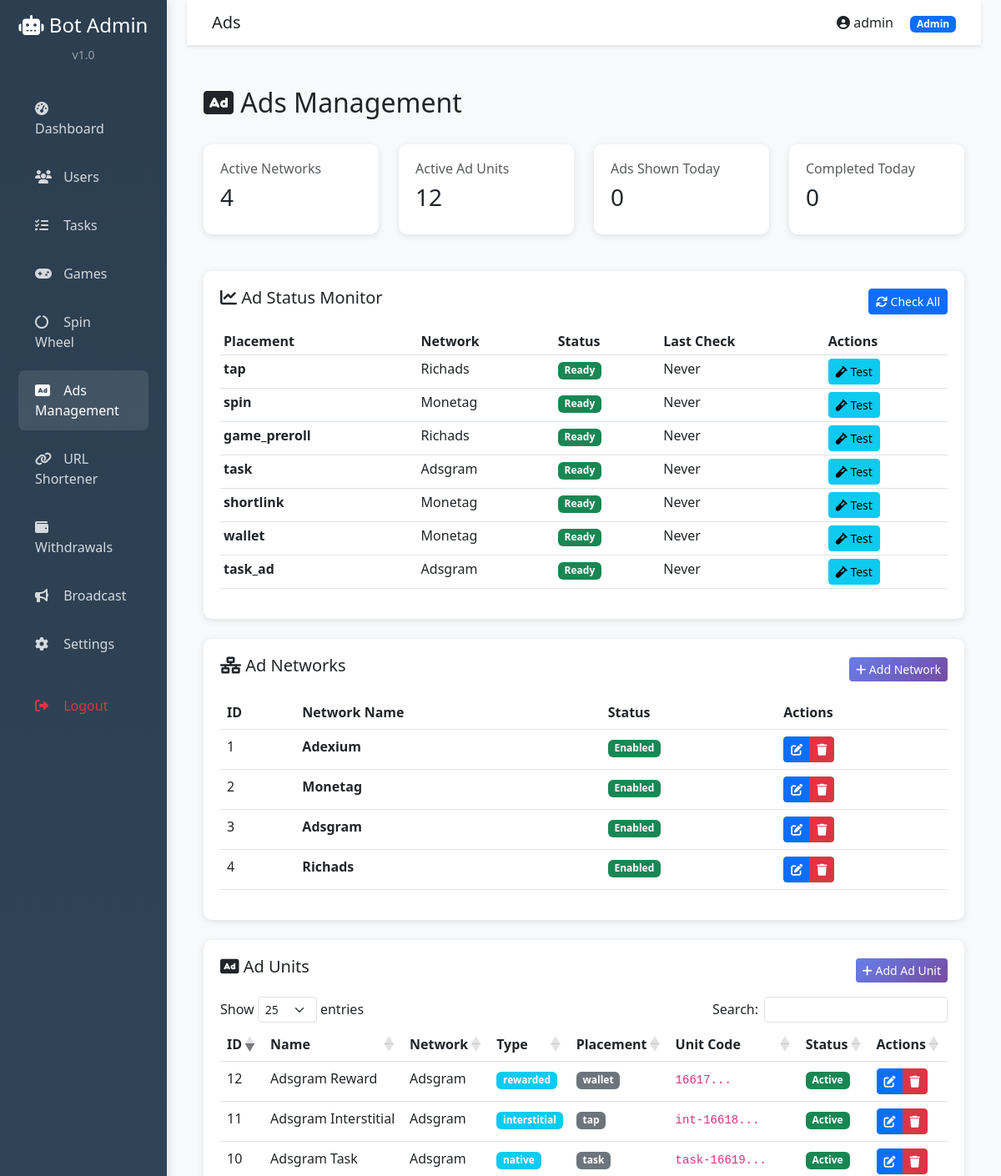
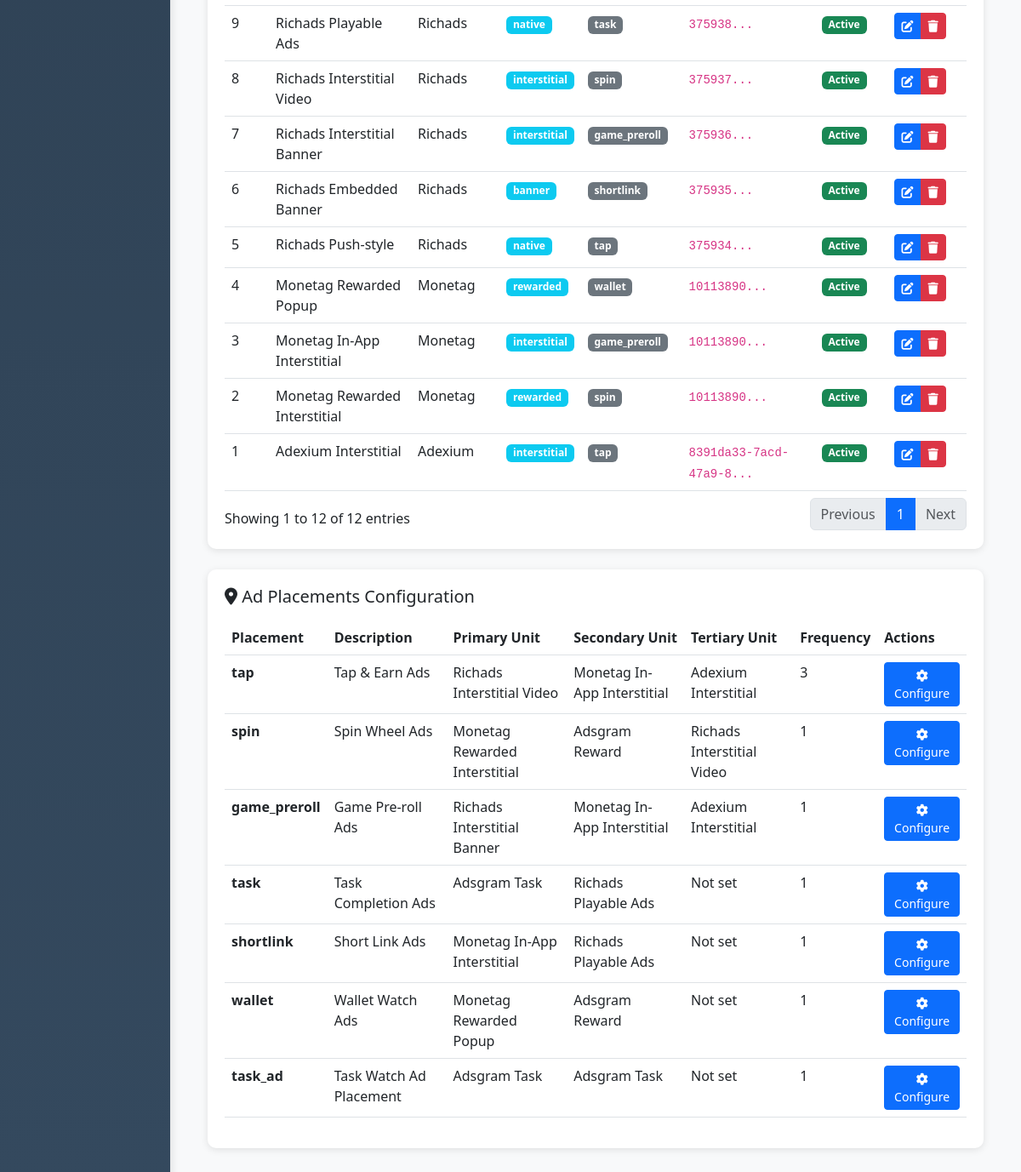
/admin/ads.php (signed in), run on the app's committed database (2 pictures, top to bottom).
### tables this page shows
CREATE TABLE `ad_placements` (
  `id` int(11) NOT NULL,
  `placement_key` varchar(100) NOT NULL,
  `description` varchar(255) DEFAULT NULL,
  `primary_ad_unit_id` int(11) DEFAULT NULL,
  `secondary_ad_unit_id` int(11) DEFAULT NULL,
  `tertiary_ad_unit_id` int(11) DEFAULT NULL,
  `frequency` int(11) DEFAULT 1
);

CREATE TABLE `ad_networks` (
  `id` int(11) NOT NULL,
  `name` varchar(100) NOT NULL,
  `is_enabled` tinyint(1) DEFAULT 1,
  `default_settings` text DEFAULT NULL,
  `created_at` timestamp NULL DEFAULT current_timestamp()
);

CREATE TABLE `ad_units` (
  `id` int(11) NOT NULL,
  `network_id` int(11) NOT NULL,
  `name` varchar(255) NOT NULL,
  `unit_code` varchar(500) NOT NULL,
  `unit_type` varchar(100) NOT NULL,
  `placement_key` varchar(100) DEFAULT NULL,
  `is_active` tinyint(1) DEFAULT 1,
  `created_at` timestamp NULL DEFAULT current_timestamp()
);

### admin/ads.php (the view, shortened to what this page needs)
<?php
require_once 'header.php';
$db = Database::getInstance()->getConnection();
$stmt = $db->query("SELECT * FROM ad_networks ORDER BY id ASC");
$adNetworks = $stmt->fetchAll();
$stmt = $db->query("SELECT au.*, an.name as network_name FROM ad_units au
                    LEFT JOIN ad_networks an ON au.network_id = an.id
                    ORDER BY au.id DESC");
$adUnits = $stmt->fetchAll();
$stmt = $db->query("SELECT ap.*,
                    au1.name as primary_unit_name,
                    au2.name as secondary_unit_name,
                    au3.name as tertiary_unit_name
                    FROM ad_placements ap
                    LEFT JOIN ad_units au1 ON ap.primary_ad_unit_id = au1.id
                    LEFT JOIN ad_units au2 ON ap.secondary_ad_unit_id = au2.id
                    LEFT JOIN ad_units au3 ON ap.tertiary_ad_unit_id = au3.id
                    ORDER BY ap.id ASC");
$adPlacements = $stmt->fetchAll();
$stmt = $db->query("SELECT COUNT(*) FROM ad_networks WHERE is_enabled = 1");
$activeNetworks = $stmt->fetchColumn();
$stmt = $db->query("SELECT COUNT(*) FROM ad_units WHERE is_active = 1");
$activeUnits = $stmt->fetchColumn();
$stmt = $db->query("SELECT COUNT(*) FROM ad_logs WHERE DATE(created_at) = CURDATE()");
$adsToday = $stmt->fetchColumn();
$stmt = $db->query("SELECT COUNT(*) FROM ad_logs WHERE event = 'complete' AND DATE(created_at) = CURDATE()");
$completedToday = $stmt->fetchColumn();
?>
<div class="page-header">
    <h2><i class="fas fa-ad"></i> Ads Management</h2>
</div>
<div class="row mb-4">
    <div class="col-md-3">
        <div class="stat-card">
            <h6 class="text-muted">Active Networks</h6>
            <h3><?php echo number_format($activeNetworks); ?></h3>
        </div>
    </div>
    <div class="col-md-3">
        <div class="stat-card">
            <h6 class="text-muted">Active Ad Units</h6>
            <h3><?php echo number_format($activeUnits); ?></h3>
        </div>
    </div>
    <div class="col-md-3">
        <div class="stat-card">
            <h6 class="text-muted">Ads Shown Today</h6>
            <h3><?php echo number_format($adsToday); ?></h3>
        </div>
    </div>
    <div class="col-md-3">
        <div class="stat-card">
            <h6 class="text-muted">Completed Today</h6>
            <h3><?php echo number_format($completedToday); ?></h3>
        </div>
    </div>
</div>
<div class="stat-card mb-4">
    <div class="d-flex justify-content-between align-items-center mb-3">
        <h5><i class="fas fa-chart-line"></i> Ad Status Monitor</h5>
        <button class="btn btn-sm btn-primary" onclick="checkAllAdStatus()">
            <i class="fas fa-sync"></i> Check All
        </button>
    </div>
    <div id="ad-status-container">
        <div class="table-responsive">
            <table class="table table-sm">
                <thead>
                    <tr>
                        <th>Placement</th>
                        <th>Network</th>
                        <th>Status</th>
                        <th>Last Check</th>
                        <th>Actions</th>
                    </tr>
                </thead>
                <tbody id="ad-status-body">
                    <?php foreach ($adPlacements as $placement): ?>
                        <?php
                        $primaryUnitId = $placement['primary_ad_unit_id'];
                        $status = 'Not Configured';
                        $networkName = 'Not Set';
                        $networkEnabled = false;
                        if ($primaryUnitId) {
                            foreach ($adUnits as $unit) {
                                if ($unit['id'] == $primaryUnitId) {
                                    $networkName = ucfirst($unit['network_name']);
                                    $unitActive = $unit['is_active'] == 1;
                                    foreach ($adNetworks as $network) {
                                        if ($network['id'] == $unit['network_id']) {
                                            $networkEnabled = $network['is_enabled'] == 1;
                                            break;
                                        }
                                    }
                                    if ($unitActive && $networkEnabled) {
                                        $status = 'Ready';
                                    } elseif (!$unitActive) {
                                        $status = 'Unit Inactive';
                                    } elseif (!$networkEnabled) {
                                        $status = 'Network Disabled';
                                    }
                                    break;
                                }
                            }
                        }
                        ?>
                        <tr data-placement="<?php echo $placement['placement_key']; ?>">
                            <td><strong><?php echo htmlspecialchars($placement['placement_key']); ?></strong></td>
                            <td><?php echo htmlspecialchars($networkName); ?></td>
                            <td>
                                <span class="status-badge" data-status="<?php echo strtolower($status); ?>">
                                    <?php if ($status === 'Ready'): ?>
                                        <span class="badge bg-success">Ready</span>
                                    <?php elseif ($status === 'Unit Inactive'): ?>
                                        <span class="badge bg-warning">Unit Inactive</span>
                                    <?php elseif ($status === 'Network Disabled'): ?>
                                        <span class="badge bg-warning">Network Disabled</span>
                                    <?php else: ?>
                                        <span class="badge bg-danger">Not Configured</span>
                                    <?php endif; ?>
                                </span>
                            </td>
                            <td class="last-check-time">Never</td>
                            <td>
                                <?php if ($primaryUnitId): ?>
                                    <button class="btn btn-sm btn-info" onclick="testAdUnit(<?php echo $primaryUnitId; ?>, '<?php echo $placement['placement_key']; ?>')">
                                        <i class="fas fa-vial"></i> Test
                                    </button>
                                <?php endif; ?>
                            </td>
                        </tr>
                    <?php endforeach; ?>
                </tbody>
            </table>
        </div>
    </div>
</div>
<div class="stat-card mb-4">
    <div class="d-flex justify-content-between align-items-center mb-3">
        <h5><i class="fas fa-network-wired"></i> Ad Networks</h5>
        <button class="btn btn-sm btn-gradient" data-bs-toggle="modal" data-bs-target="#addNetworkModal">
            <i class="fas fa-plus"></i> Add Network
        </button>
    </div>
    <div class="table-responsive">
        <table class="table table-hover">
            <thead>
                <tr>
                    <th>ID</th>
                    <th>Network Name</th>
                    <th>Status</th>
                    <th>Actions</th>
                </tr>
            </thead>
            <tbody>
                <?php foreach ($adNetworks as $network): ?>
                <tr>
                    <td><?php echo $network['id']; ?></td>
                    <td><strong><?php echo htmlspecialchars(ucfirst($network['name'])); ?></strong></td>
                    <td>
                        <?php echo $network['is_enabled'] ? '<span class="badge bg-success">Enabled</span>' : '<span class="badge bg-secondary">Disabled</span>'; ?>
                    </td>
                    <td>
                        <div class="btn-group">
                            <button class="btn btn-sm btn-primary" onclick='editNetwork(<?php echo json_encode($network); ?>)'>
                                <i class="fas fa-edit"></i>
                            </button>
                            <button class="btn btn-sm btn-danger" onclick="deleteNetwork(<?php echo $network['id']; ?>)">
                                <i class="fas fa-trash"></i>
                            </button>
                        </div>
                    </td>
                </tr>
                <?php endforeach; ?>
            </tbody>
        </table>
    </div>
</div>
<div class="stat-card mb-4">
    <div class="d-flex justify-content-between align-items-center mb-3">
        <h5><i class="fas fa-rectangle-ad"></i> Ad Units</h5>
        <button class="btn btn-sm btn-gradient" data-bs-toggle="modal" data-bs-target="#addUnitModal">
            <i class="fas fa-plus"></i> Add Ad Unit
        </button>
    </div>
    <div class="table-responsive">
        <table class="table table-hover data-table">
            <thead>
                <tr>
                    <th>ID</th>
                    <th>Name</th>
                    <th>Network</th>
                    <th>Type</th>
                    <th>Placement</th>
                    <th>Unit Code</th>
                    <th>Status</th>
                    <th>Actions</th>
                </tr>
            </thead>
            <tbody>
                <?php foreach ($adUnits as $unit): ?>
                <tr>
                    <td><?php echo $unit['id']; ?></td>
                    <td><?php echo htmlspecialchars($unit['name']); ?></td>
                    <td><?php echo htmlspecialchars(ucfirst($unit['network_name'])); ?></td>
                    <td><span class="badge bg-info"><?php echo htmlspecialchars($unit['unit_type']); ?></span></td>
                    <td><span class="badge bg-secondary"><?php echo htmlspecialchars($unit['placement_key']); ?></span></td>
                    <td><code><?php echo htmlspecialchars(substr($unit['unit_code'], 0, 20)); ?>...</code></td>
                    <td>
                        <?php echo $unit['is_active'] ? '<span class="badge bg-success">Active</span>' : '<span class="badge bg-danger">Inactive</span>'; ?>
                    </td>
                    <td>
                        <div class="btn-group">
                            <button class="btn btn-sm btn-primary" onclick='editUnit(<?php echo json_encode($unit); ?>)'>
                                <i class="fas fa-edit"></i>
                            </button>
                            <button class="btn btn-sm btn-danger" onclick="deleteUnit(<?php echo $unit['id']; ?>)">
                                <i class="fas fa-trash"></i>
                            </button>
                        </div>
                    </td>
                </tr>
                <?php endforeach; ?>
            </tbody>
        </table>
    </div>
</div>
<div class="stat-card">
    <h5 class="mb-3"><i class="fas fa-map-marker-alt"></i> Ad Placements Configuration</h5>
    <div class="table-responsive">
        <table class="table table-hover">
            <thead>
                <tr>
                    <th>Placement</th>
                    <th>Description</th>
                    <th>Primary Unit</th>
                    <th>Secondary Unit</th>
                    <th>Tertiary Unit</th>
                    <th>Frequency</th>
                    <th>Actions</th>
                </tr>
            </thead>
            <tbody>
                <?php foreach ($adPlacements as $placement): ?>
                <tr>
                    <td><strong><?php echo htmlspecialchars($placement['placement_key']); ?></strong></td>
                    <td><?php echo htmlspecialchars($placement['description']); ?></td>
                    <td><?php echo htmlspecialchars($placement['primary_unit_name'] ?: 'Not set'); ?></td>
                    <td><?php echo htmlspecialchars($placement['secondary_unit_name'] ?: 'Not set'); ?></td>
                    <td><?php echo htmlspecialchars($placement['tertiary_unit_name'] ?: 'Not set'); ?></td>
                    <td><?php echo $placement['frequency']; ?></td>
                    <td>
                        <button class="btn btn-sm btn-primary" onclick='editPlacement(<?php echo json_encode($placement); ?>)'>
                            <i class="fas fa-cog"></i> Configure
                        </button>
                    </td>
                </tr>
                <?php endforeach; ?>
            </tbody>
        </table>
    </div>
</div>
<?php require_once 'footer.php'; ?>

### admin/header.php (style rules this page uses)
:root { --primary-gradient: linear-gradient(135deg, #667eea 0%, #764ba2 100%); }
body { background-color: #f8f9fa; }
.stat-card { background: white; border-radius: 10px; padding: 20px; box-shadow: 0 2px 8px rgba(0,0,0,0.1); margin-bottom: 20px; transition: transform 0.3s; }
.page-header { margin-bottom: 30px; }
.btn-gradient { background: var(--primary-gradient); border: none; color: white; }

### data on the page
ad_placements: placement_key "tap", description "Tap & Earn Ads", primary_ad_unit.name "Richads Interstitial Video", secondary_ad_unit.name "Monetag In-App Interstitial", tertiary_ad_unit.name "Adexium Interstitial", frequency "3"
ad_networks: name "Richads", id "4", is_enabled "Enabled"
ad_placements: placement_key "spin", description "Spin Wheel Ads", primary_ad_unit.name "Monetag Rewarded Interstitial", secondary_ad_unit.name "Adsgram Reward", tertiary_ad_unit.name "Richads Interstitial Video", frequency "1"
ad_networks: name "Monetag", id "2", is_enabled "Enabled"
ad_placements: placement_key "game_preroll", description "Game Pre-roll Ads", primary_ad_unit.name "Richads Interstitial Banner", secondary_ad_unit.name "Monetag In-App Interstitial", tertiary_ad_unit.name "Adexium Interstitial", frequency "1"
ad_placements: placement_key "task", description "Task Completion Ads", primary_ad_unit.name "Adsgram Task", secondary_ad_unit.name "Richads Playable Ads", tertiary_unit_name "Not set", frequency "1"
ad_networks: name "Adsgram", id "3", is_enabled "Enabled"
ad_placements: placement_key "shortlink", description "Short Link Ads", primary_ad_unit.name "Monetag In-App Interstitial", secondary_ad_unit.name "Richads Playable Ads", tertiary_unit_name "Not set", frequency "1"
ad_placements: placement_key "wallet", description "Wallet Watch Ads", primary_ad_unit.name "Monetag Rewarded Popup", secondary_ad_unit.name "Adsgram Reward", tertiary_unit_name "Not set", frequency "1"
ad_placements: placement_key "task_ad", description "Task Watch Ad Placement", primary_ad_unit.name "Adsgram Task", tertiary_unit_name "Not set", frequency "1"
ad_networks: id "1", name "Adexium", is_enabled "Enabled"
ad_units: id "12", name "Adsgram Reward", network.name "Adsgram", unit_type "rewarded", placement_key "wallet", unit_code "16617", is_active "Active"
ad_units: id "11", name "Adsgram Interstitial", network.name "Adsgram", unit_type "interstitial", placement_key "tap", unit_code "int-16618", is_active "Active"
ad_units: id "10", name "Adsgram Task", network.name "Adsgram", unit_type "native", placement_key "task", unit_code "task-16619", is_active "Active"
ad_units: id "9", name "Richads Playable Ads", network.name "Richads", unit_type "native", placement_key "task", unit_code "375938", is_active "Active"
ad_units: id "8", name "Richads Interstitial Video", network.name "Richads", unit_type "interstitial", placement_key "spin", unit_code "375937", is_active "Active"
ad_units: id "7", name "Richads Interstitial Banner", network.name "Richads", unit_type "interstitial", placement_key "game_preroll", unit_code "375936", is_active "Active"
ad_units: id "6", name "Richads Embedded Banner", network.name "Richads", unit_type "banner", placement_key "shortlink", unit_code "375935", is_active "Active"
ad_units: id "5", name "Richads Push-style", network.name "Richads", unit_type "native", placement_key "tap", unit_code "375934", is_active "Active"
ad_units: id "4", name "Monetag Rewarded Popup", network.name "Monetag", unit_type "rewarded", placement_key "wallet", unit_code "10113890", is_active "Active"
ad_units: id "3", name "Monetag In-App Interstitial", network.name "Monetag", unit_type "interstitial", placement_key "game_preroll", unit_code "10113890", is_active "Active"
ad_units: id "2", name "Monetag Rewarded Interstitial", network.name "Monetag", unit_type "rewarded", placement_key "spin", unit_code "10113890", is_active "Active"
ad_units: id "1", name "Adexium Interstitial", network.name "Adexium", unit_type "interstitial", placement_key "tap", unit_code "8391da33-7acd-47a9-8", is_active "Active"

### other printed values
$currentPage "Ads"
$_SESSION['admin_username'] "admin"
$_SESSION['admin_role'] "Admin"
$activeNetworks "4"
$activeUnits "12"
$adsToday "0"
$completedToday "0"
